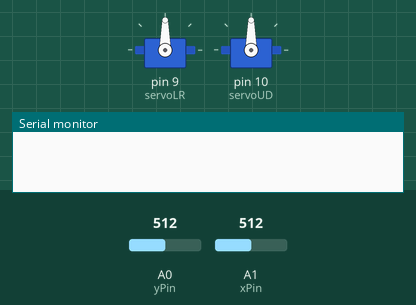
Recording of a sketch running on a simulated Arduino Uno, built with avr-gcc and run on an emulated ATmega328P. Shown: 2 × servo, the last lines printed to the serial monitor. The inputs (shaded band) are chosen by the test bench; at power-on: A0 (yPin) = 512, A1 (xPin) = 512.

Above: at 1.2 s.
1.3 s: A0 (yPin) set to 716
At 2.1 s:
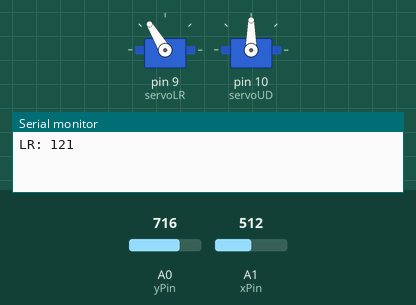
2.8 s: A1 (xPin) set to 716
At 3.4 s:
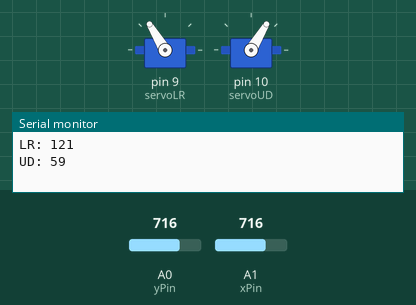
4.3 s: A0 (yPin) set to 900
At 4.7 s:
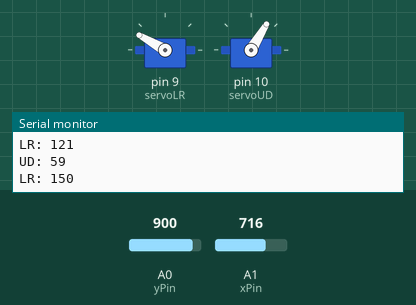
5.8 s: A1 (xPin) set to 900
At 7.0 s:
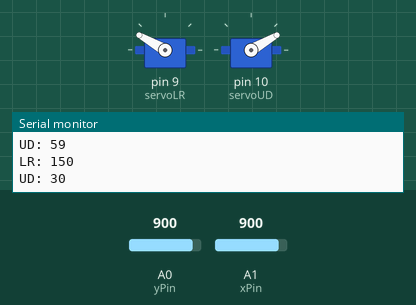
7.3 s: A0 (yPin) set to 1023
At 8.5 s:
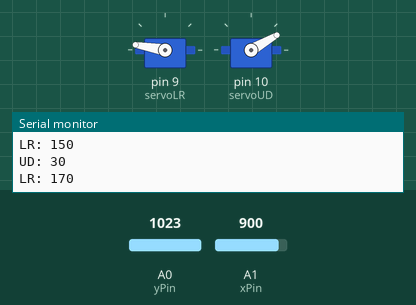
8.8 s: A1 (xPin) set to 1023
At 9.9 s:
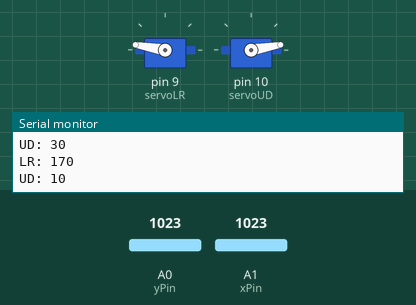
Timing chart, 0 to 11.3 s (numbered marks = the images above; inputs shaded):
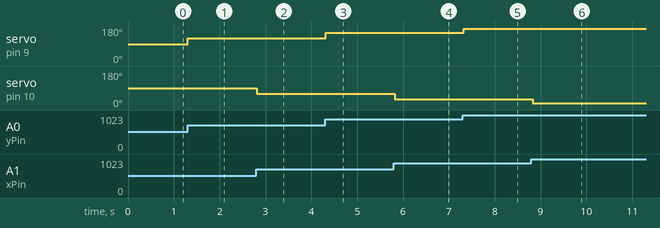

Measured:
- after the input at 1.3 s, servo on pin 9 (servoLR): 90° → 121° at once
- after the input at 2.8 s, servo on pin 10 (servoUD): 90° → 59° at once
- after the input at 4.3 s, servo on pin 9 (servoLR): 121° → 150° at once
- after the input at 5.8 s, servo on pin 10 (servoUD): 59° → 30° at once
- after the input at 7.3 s, servo on pin 9 (servoLR): 150° → 170° at once
- after the input at 8.8 s, servo on pin 10 (servoUD): 30° → 10° at once

The sketch:

cat_turret_joystick.ino
```cpp
#include <Servo.h>

#define xPin A1
#define yPin A0

Servo servoLR;
Servo servoUD;
int LRpos = 90;
int UDpos = 90;

int xPosition = 0;
int yPosition = 0;

void setup() {
  Serial.begin(9600);
  servoLR.attach(9);
  servoUD.attach(10);

  pinMode(yPin, INPUT);
  pinMode(xPin, INPUT);
}

void loop() {
  int UDposTemp = map(analogRead(xPin), 0, 1023, 170, 10);
  int LRposTemp = map(analogRead(yPin), 0, 1023, 10, 170);

  if (UDposTemp != UDpos){
    UDpos = UDposTemp;
    Serial.print("UD: ");
    Serial.println(UDpos);
    servoUD.write(UDpos);
  }

  if (LRposTemp != LRpos){
    LRpos = LRposTemp;
    Serial.print("LR: ");
    Serial.println(LRpos);
    servoLR.write(LRpos);
  }

  delay(100);
}
```
